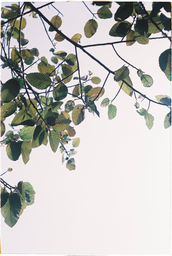
#> input picture source/image-0.png, 172 x 256 px, shrunk from 1008 x 1500 before the run
$ python lab_3.py
#> lines starting #> are read from the running program, lines starting #| are printed output that depends on the picture; after the words box and inside, x2 and y2 are one past the last pixel; in counts of white or black regions, pixels touching at a corner belong together
import math
from random import randint

from PIL import Image
from PIL.PyAccess import PyAccess


def apply_threshold(value):
    return 255 * math.floor(value / 128)


def fixed_thresholding(source: str, result: str) -> None:
#> called with source = 'source/image-0.png', result = 'result/image-0.png'
    image = Image.open(source)
#> image is the input picture: PIL image 172x256 RGB; mean R, G, B 193.5, 192.4, 189
    for x in range(image.width):
        for y in range(image.height):
            threshold = sum(image.getpixel((x, y))[: 3]) // 3
            color = (255, 255, 255) if threshold > 128 else (0, 0, 0)
            image.putpixel((x, y), color)
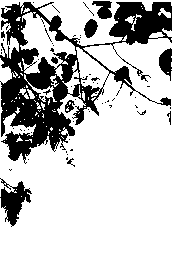
#> image: PIL image 172x256 RGB; 75% white; 66 black regions (56 under 20 px), largest, box (x1, y1, x2, y2) and area: (0, 2, 172, 164) 9210, (0, 178, 32, 227) 735, (159, 48, 172, 81) 271
    image.save(result)


def random_thresholding(source: str, result: str) -> None:
#> called with source = 'source/image-0.png', result = 'result/image-1.png'
    image = Image.open(source)
    for x in range(image.width):
        for y in range(image.height):
            threshold = sum(image.getpixel((x, y))[: 3]) // 3
            color = (255, 255, 255) if threshold > randint(0, 255) else (0, 0, 0)
            image.putpixel((x, y), color)
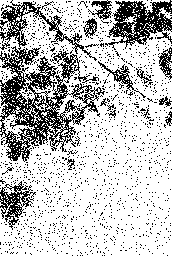
#> image: PIL image 172x256 RGB; 74.8% white; black in thin lines or dots
    image.save(result)


def ordered_dither(source: str, result: str) -> None:
#> called with source = 'source/image-0.png', result = 'result/image-2.png'
    m = [
        [0, 2],
        [3, 1]
    ]
    image = Image.open(source)
    for x in range(image.width):
        for y in range(image.height):
            threshold = sum(image.getpixel((x, y))[: 3]) // 3
            color = (255, 255, 255) if threshold * 5 // 256 > m[x % 2][y % 2] else (0, 0, 0)
            image.putpixel((x, y), color)
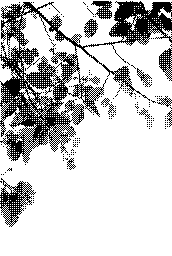
#> image: PIL image 172x256 RGB; 78.2% white; black in thin lines or dots, all inside (x1, y1, x2, y2) = (0, 1, 172, 227)
    image.save(result)


def floyd_steinberg(source: str, output: str):
    """
    Псевдокод взят с https://en.wikipedia.org/wiki/Floyd–Steinberg_dithering
    """
#> called with source = 'source/image-0.png', output = 'result/image-3.png'

    new_image = Image.open(source)

    new_image = new_image.convert('L').convert('RGB')
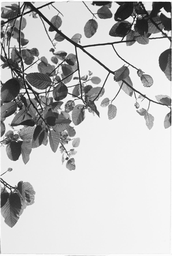
#> new_image: PIL image 172x256 RGB; min 7, max 255, mean 192.4
    image: PyAccess = new_image.load()

    x_size, y_size = new_image.size
#> x_size = 172; y_size = 256

    for y in range(1, y_size):
        for x in range(1, x_size):
            red_oldpixel, green_oldpixel, blue_oldpixel = image[x, y]

            red_newpixel = apply_threshold(red_oldpixel)
            green_newpixel = apply_threshold(green_oldpixel)
            blue_newpixel = apply_threshold(blue_oldpixel)

            image[x, y] = red_newpixel, green_newpixel, blue_newpixel

            red_error = red_oldpixel - red_newpixel
            blue_error = blue_oldpixel - blue_newpixel
            green_error = green_oldpixel - green_newpixel

            if x < x_size - 1:
                red = image[x + 1, y][0] + round(red_error * 7 / 16)
                green = image[x + 1, y][1] + round(green_error * 7 / 16)
                blue = image[x + 1, y][2] + round(blue_error * 7 / 16)

                image[x + 1, y] = (red, green, blue)

            if x > 1 and y < y_size - 1:
                red = image[x - 1, y + 1][0] + round(red_error * 3 / 16)
                green = image[x - 1, y + 1][1] + round(green_error * 3 / 16)
                blue = image[x - 1, y + 1][2] + round(blue_error * 3 / 16)

                image[x - 1, y + 1] = (red, green, blue)

            if y < y_size - 1:
                red = image[x, y + 1][0] + round(red_error * 5 / 16)
                green = image[x, y + 1][1] + round(green_error * 5 / 16)
                blue = image[x, y + 1][2] + round(blue_error * 5 / 16)

                image[x, y + 1] = (red, green, blue)

            if x < x_size - 1 and y < y_size - 1:
                red = image[x + 1, y + 1][0] + round(red_error * 1 / 16)
                green = image[x + 1, y + 1][1] + round(green_error * 1 / 16)
                blue = image[x + 1, y + 1][2] + round(blue_error * 1 / 16)

                image[x + 1, y + 1] = (red, green, blue)

    new_image.save(output)
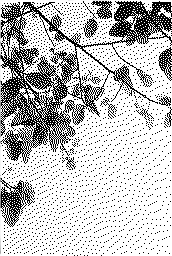
#> saved as image-3.png: PIL image 172x256 RGB; min 0, max 255, mean 191.9


def main() -> None:

    fixed_thresholding('source/image-0.png', 'result/image-0.png')
    random_thresholding('source/image-0.png', 'result/image-1.png')
    ordered_dither('source/image-0.png', 'result/image-2.png')
    floyd_steinberg('source/image-0.png', 'result/image-3.png')


if __name__ == '__main__':
    main()
